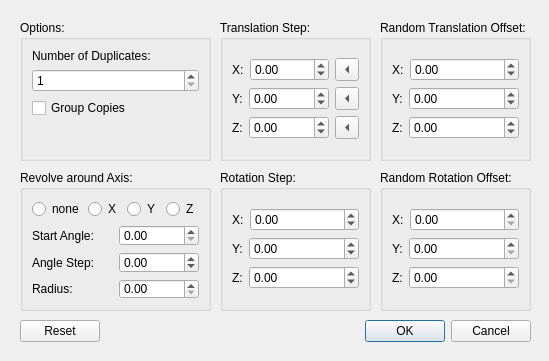
<?xml version="1.0" encoding="UTF-8"?>
<ui version="4.0">
 <class>DuplicateDlg</class>
 <widget class="QDialog" name="DuplicateDlg">
  <property name="geometry">
   <rect>
    <x>0</x>
    <y>0</y>
    <width>549</width>
    <height>361</height>
   </rect>
  </property>
  <property name="minimumSize">
   <size>
    <width>549</width>
    <height>361</height>
   </size>
  </property>
  <property name="maximumSize">
   <size>
    <width>549</width>
    <height>361</height>
   </size>
  </property>
  <property name="windowTitle">
   <string>Duplicate Special</string>
  </property>
  <property name="windowIcon">
   <iconset resource="../QtResources/resources.qrc">
    <normaloff>:/EditorPluginScene/Icons/Duplicate16.png</normaloff>:/EditorPluginScene/Icons/Duplicate16.png</iconset>
  </property>
  <widget class="QGroupBox" name="groupBox">
   <property name="geometry">
    <rect>
     <x>220</x>
     <y>20</y>
     <width>151</width>
     <height>141</height>
    </rect>
   </property>
   <property name="sizePolicy">
    <sizepolicy hsizetype="Fixed" vsizetype="Fixed">
     <horstretch>0</horstretch>
     <verstretch>0</verstretch>
    </sizepolicy>
   </property>
   <property name="title">
    <string>Translation Step:</string>
   </property>
   <layout class="QVBoxLayout">
    <item>
     <spacer>
      <property name="orientation">
       <enum>Qt::Vertical</enum>
      </property>
      <property name="sizeHint" stdset="0">
       <size>
        <width>20</width>
        <height>40</height>
       </size>
      </property>
     </spacer>
    </item>
    <item>
     <layout class="QHBoxLayout">
      <item>
       <widget class="QLabel" name="label_2">
        <property name="text">
         <string>X:</string>
        </property>
       </widget>
      </item>
      <item>
       <widget class="QDoubleSpinBox" name="SpinBoxTransX">
        <property name="sizePolicy">
         <sizepolicy hsizetype="Expanding" vsizetype="Fixed">
          <horstretch>0</horstretch>
          <verstretch>0</verstretch>
         </sizepolicy>
        </property>
        <property name="minimum">
         <double>-999.000000000000000</double>
        </property>
        <property name="maximum">
         <double>999.000000000000000</double>
        </property>
        <property name="singleStep">
         <double>0.250000000000000</double>
        </property>
       </widget>
      </item>
      <item>
       <widget class="QToolButton" name="toolButtonTransX">
        <property name="text">
         <string/>
        </property>
        <property name="arrowType">
         <enum>Qt::LeftArrow</enum>
        </property>
       </widget>
      </item>
     </layout>
    </item>
    <item>
     <layout class="QHBoxLayout">
      <item>
       <widget class="QLabel" name="label_3">
        <property name="text">
         <string>Y:</string>
        </property>
       </widget>
      </item>
      <item>
       <widget class="QDoubleSpinBox" name="SpinBoxTransY">
        <property name="sizePolicy">
         <sizepolicy hsizetype="Expanding" vsizetype="Fixed">
          <horstretch>0</horstretch>
          <verstretch>0</verstretch>
         </sizepolicy>
        </property>
        <property name="minimum">
         <double>-999.000000000000000</double>
        </property>
        <property name="maximum">
         <double>999.000000000000000</double>
        </property>
        <property name="singleStep">
         <double>0.250000000000000</double>
        </property>
       </widget>
      </item>
      <item>
       <widget class="QToolButton" name="toolButtonTransY">
        <property name="text">
         <string/>
        </property>
        <property name="arrowType">
         <enum>Qt::LeftArrow</enum>
        </property>
       </widget>
      </item>
     </layout>
    </item>
    <item>
     <layout class="QHBoxLayout">
      <item>
       <widget class="QLabel" name="label_4">
        <property name="text">
         <string>Z:</string>
        </property>
       </widget>
      </item>
      <item>
       <widget class="QDoubleSpinBox" name="SpinBoxTransZ">
        <property name="sizePolicy">
         <sizepolicy hsizetype="Expanding" vsizetype="Fixed">
          <horstretch>0</horstretch>
          <verstretch>0</verstretch>
         </sizepolicy>
        </property>
        <property name="minimum">
         <double>-999.000000000000000</double>
        </property>
        <property name="maximum">
         <double>999.000000000000000</double>
        </property>
        <property name="singleStep">
         <double>0.250000000000000</double>
        </property>
       </widget>
      </item>
      <item>
       <widget class="QToolButton" name="toolButtonTransZ">
        <property name="text">
         <string/>
        </property>
        <property name="arrowType">
         <enum>Qt::LeftArrow</enum>
        </property>
       </widget>
      </item>
     </layout>
    </item>
    <item>
     <spacer>
      <property name="orientation">
       <enum>Qt::Vertical</enum>
      </property>
      <property name="sizeHint" stdset="0">
       <size>
        <width>20</width>
        <height>40</height>
       </size>
      </property>
     </spacer>
    </item>
   </layout>
  </widget>
  <widget class="QGroupBox" name="groupBox_2">
   <property name="geometry">
    <rect>
     <x>220</x>
     <y>170</y>
     <width>151</width>
     <height>141</height>
    </rect>
   </property>
   <property name="sizePolicy">
    <sizepolicy hsizetype="Fixed" vsizetype="Fixed">
     <horstretch>0</horstretch>
     <verstretch>0</verstretch>
    </sizepolicy>
   </property>
   <property name="title">
    <string>Rotation Step:</string>
   </property>
   <layout class="QVBoxLayout">
    <item>
     <spacer>
      <property name="orientation">
       <enum>Qt::Vertical</enum>
      </property>
      <property name="sizeHint" stdset="0">
       <size>
        <width>20</width>
        <height>40</height>
       </size>
      </property>
     </spacer>
    </item>
    <item>
     <layout class="QHBoxLayout">
      <item>
       <widget class="QLabel" name="label_5">
        <property name="text">
         <string>X:</string>
        </property>
       </widget>
      </item>
      <item>
       <widget class="QDoubleSpinBox" name="SpinBoxRotX">
        <property name="sizePolicy">
         <sizepolicy hsizetype="Expanding" vsizetype="Fixed">
          <horstretch>0</horstretch>
          <verstretch>0</verstretch>
         </sizepolicy>
        </property>
        <property name="minimum">
         <double>-360.000000000000000</double>
        </property>
        <property name="maximum">
         <double>360.000000000000000</double>
        </property>
        <property name="singleStep">
         <double>5.000000000000000</double>
        </property>
       </widget>
      </item>
     </layout>
    </item>
    <item>
     <layout class="QHBoxLayout">
      <item>
       <widget class="QLabel" name="label_6">
        <property name="text">
         <string>Y:</string>
        </property>
       </widget>
      </item>
      <item>
       <widget class="QDoubleSpinBox" name="SpinBoxRotY">
        <property name="sizePolicy">
         <sizepolicy hsizetype="Expanding" vsizetype="Fixed">
          <horstretch>0</horstretch>
          <verstretch>0</verstretch>
         </sizepolicy>
        </property>
        <property name="minimum">
         <double>-360.000000000000000</double>
        </property>
        <property name="maximum">
         <double>360.000000000000000</double>
        </property>
        <property name="singleStep">
         <double>5.000000000000000</double>
        </property>
       </widget>
      </item>
     </layout>
    </item>
    <item>
     <layout class="QHBoxLayout">
      <item>
       <widget class="QLabel" name="label_7">
        <property name="text">
         <string>Z:</string>
        </property>
       </widget>
      </item>
      <item>
       <widget class="QDoubleSpinBox" name="SpinBoxRotZ">
        <property name="sizePolicy">
         <sizepolicy hsizetype="Expanding" vsizetype="Fixed">
          <horstretch>0</horstretch>
          <verstretch>0</verstretch>
         </sizepolicy>
        </property>
        <property name="minimum">
         <double>-360.000000000000000</double>
        </property>
        <property name="maximum">
         <double>360.000000000000000</double>
        </property>
        <property name="singleStep">
         <double>5.000000000000000</double>
        </property>
       </widget>
      </item>
     </layout>
    </item>
    <item>
     <spacer>
      <property name="orientation">
       <enum>Qt::Vertical</enum>
      </property>
      <property name="sizeHint" stdset="0">
       <size>
        <width>20</width>
        <height>40</height>
       </size>
      </property>
     </spacer>
    </item>
   </layout>
  </widget>
  <widget class="QGroupBox" name="groupBox_4">
   <property name="geometry">
    <rect>
     <x>20</x>
     <y>170</y>
     <width>191</width>
     <height>141</height>
    </rect>
   </property>
   <property name="title">
    <string>Revolve around Axis:</string>
   </property>
   <layout class="QVBoxLayout" name="verticalLayout">
    <item>
     <layout class="QHBoxLayout" name="horizontalLayout">
      <item>
       <widget class="QRadioButton" name="RevolveNone">
        <property name="text">
         <string>none</string>
        </property>
       </widget>
      </item>
      <item>
       <spacer name="horizontalSpacer">
        <property name="orientation">
         <enum>Qt::Horizontal</enum>
        </property>
        <property name="sizeHint" stdset="0">
         <size>
          <width>40</width>
          <height>20</height>
         </size>
        </property>
       </spacer>
      </item>
      <item>
       <widget class="QRadioButton" name="RevolveX">
        <property name="text">
         <string>X</string>
        </property>
       </widget>
      </item>
      <item>
       <widget class="QRadioButton" name="RevolveY">
        <property name="text">
         <string>Y</string>
        </property>
       </widget>
      </item>
      <item>
       <widget class="QRadioButton" name="RevolveZ">
        <property name="text">
         <string>Z</string>
        </property>
       </widget>
      </item>
     </layout>
    </item>
    <item>
     <spacer name="spacer">
      <property name="orientation">
       <enum>Qt::Vertical</enum>
      </property>
      <property name="sizeHint" stdset="0">
       <size>
        <width>20</width>
        <height>40</height>
       </size>
      </property>
     </spacer>
    </item>
    <item>
     <layout class="QGridLayout" name="gridLayout">
      <item row="1" column="1">
       <widget class="QDoubleSpinBox" name="SpinBoxAngle">
        <property name="minimum">
         <double>-360.000000000000000</double>
        </property>
        <property name="maximum">
         <double>360.000000000000000</double>
        </property>
        <property name="singleStep">
         <double>5.000000000000000</double>
        </property>
       </widget>
      </item>
      <item row="2" column="0">
       <widget class="QLabel" name="label_10">
        <property name="text">
         <string>Radius:</string>
        </property>
       </widget>
      </item>
      <item row="0" column="0">
       <widget class="QLabel" name="label_8">
        <property name="text">
         <string>Start Angle:</string>
        </property>
       </widget>
      </item>
      <item row="0" column="1">
       <widget class="QDoubleSpinBox" name="SpinBoxStartAngle">
        <property name="maximum">
         <double>360.000000000000000</double>
        </property>
        <property name="singleStep">
         <double>5.000000000000000</double>
        </property>
       </widget>
      </item>
      <item row="1" column="0">
       <widget class="QLabel" name="label_9">
        <property name="text">
         <string>Angle Step:</string>
        </property>
       </widget>
      </item>
      <item row="2" column="1">
       <widget class="QDoubleSpinBox" name="SpinBoxRadius">
        <property name="maximum">
         <double>999.000000000000000</double>
        </property>
        <property name="singleStep">
         <double>0.250000000000000</double>
        </property>
       </widget>
      </item>
     </layout>
    </item>
   </layout>
  </widget>
  <widget class="QGroupBox" name="groupBox_5">
   <property name="geometry">
    <rect>
     <x>20</x>
     <y>20</y>
     <width>191</width>
     <height>141</height>
    </rect>
   </property>
   <property name="title">
    <string>Options:</string>
   </property>
   <layout class="QVBoxLayout">
    <item>
     <widget class="QLabel" name="label">
      <property name="text">
       <string>Number of Duplicates:</string>
      </property>
     </widget>
    </item>
    <item>
     <widget class="QSpinBox" name="spinBoxCopies">
      <property name="minimum">
       <number>1</number>
      </property>
      <property name="maximum">
       <number>999</number>
      </property>
     </widget>
    </item>
    <item>
     <widget class="QCheckBox" name="CheckBoxGroupCopies">
      <property name="text">
       <string>Group Copies</string>
      </property>
     </widget>
    </item>
    <item>
     <spacer>
      <property name="orientation">
       <enum>Qt::Vertical</enum>
      </property>
      <property name="sizeHint" stdset="0">
       <size>
        <width>20</width>
        <height>40</height>
       </size>
      </property>
     </spacer>
    </item>
   </layout>
  </widget>
  <widget class="QGroupBox" name="groupBox_6">
   <property name="geometry">
    <rect>
     <x>380</x>
     <y>170</y>
     <width>151</width>
     <height>141</height>
    </rect>
   </property>
   <property name="sizePolicy">
    <sizepolicy hsizetype="Fixed" vsizetype="Fixed">
     <horstretch>0</horstretch>
     <verstretch>0</verstretch>
    </sizepolicy>
   </property>
   <property name="title">
    <string>Random Rotation Offset:</string>
   </property>
   <layout class="QVBoxLayout" name="_2">
    <item>
     <spacer>
      <property name="orientation">
       <enum>Qt::Vertical</enum>
      </property>
      <property name="sizeHint" stdset="0">
       <size>
        <width>20</width>
        <height>40</height>
       </size>
      </property>
     </spacer>
    </item>
    <item>
     <layout class="QHBoxLayout" name="_3">
      <item>
       <widget class="QLabel" name="label_11">
        <property name="text">
         <string>X:</string>
        </property>
       </widget>
      </item>
      <item>
       <widget class="QDoubleSpinBox" name="SpinBoxRotX_2">
        <property name="sizePolicy">
         <sizepolicy hsizetype="Expanding" vsizetype="Fixed">
          <horstretch>0</horstretch>
          <verstretch>0</verstretch>
         </sizepolicy>
        </property>
        <property name="minimum">
         <double>0.000000000000000</double>
        </property>
        <property name="maximum">
         <double>180.000000000000000</double>
        </property>
        <property name="singleStep">
         <double>5.000000000000000</double>
        </property>
       </widget>
      </item>
     </layout>
    </item>
    <item>
     <layout class="QHBoxLayout" name="_4">
      <item>
       <widget class="QLabel" name="label_12">
        <property name="text">
         <string>Y:</string>
        </property>
       </widget>
      </item>
      <item>
       <widget class="QDoubleSpinBox" name="SpinBoxRotY_2">
        <property name="sizePolicy">
         <sizepolicy hsizetype="Expanding" vsizetype="Fixed">
          <horstretch>0</horstretch>
          <verstretch>0</verstretch>
         </sizepolicy>
        </property>
        <property name="minimum">
         <double>0.000000000000000</double>
        </property>
        <property name="maximum">
         <double>180.000000000000000</double>
        </property>
        <property name="singleStep">
         <double>5.000000000000000</double>
        </property>
       </widget>
      </item>
     </layout>
    </item>
    <item>
     <layout class="QHBoxLayout" name="_5">
      <item>
       <widget class="QLabel" name="label_13">
        <property name="text">
         <string>Z:</string>
        </property>
       </widget>
      </item>
      <item>
       <widget class="QDoubleSpinBox" name="SpinBoxRotZ_2">
        <property name="sizePolicy">
         <sizepolicy hsizetype="Expanding" vsizetype="Fixed">
          <horstretch>0</horstretch>
          <verstretch>0</verstretch>
         </sizepolicy>
        </property>
        <property name="minimum">
         <double>0.000000000000000</double>
        </property>
        <property name="maximum">
         <double>180.000000000000000</double>
        </property>
        <property name="singleStep">
         <double>5.000000000000000</double>
        </property>
       </widget>
      </item>
     </layout>
    </item>
    <item>
     <spacer>
      <property name="orientation">
       <enum>Qt::Vertical</enum>
      </property>
      <property name="sizeHint" stdset="0">
       <size>
        <width>20</width>
        <height>40</height>
       </size>
      </property>
     </spacer>
    </item>
   </layout>
  </widget>
  <widget class="QGroupBox" name="groupBox_7">
   <property name="geometry">
    <rect>
     <x>380</x>
     <y>20</y>
     <width>151</width>
     <height>141</height>
    </rect>
   </property>
   <property name="sizePolicy">
    <sizepolicy hsizetype="Fixed" vsizetype="Fixed">
     <horstretch>0</horstretch>
     <verstretch>0</verstretch>
    </sizepolicy>
   </property>
   <property name="title">
    <string>Random Translation Offset:</string>
   </property>
   <layout class="QVBoxLayout" name="_6">
    <item>
     <spacer>
      <property name="orientation">
       <enum>Qt::Vertical</enum>
      </property>
      <property name="sizeHint" stdset="0">
       <size>
        <width>20</width>
        <height>40</height>
       </size>
      </property>
     </spacer>
    </item>
    <item>
     <layout class="QHBoxLayout" name="_7">
      <item>
       <widget class="QLabel" name="label_14">
        <property name="text">
         <string>X:</string>
        </property>
       </widget>
      </item>
      <item>
       <widget class="QDoubleSpinBox" name="SpinBoxTransX_2">
        <property name="sizePolicy">
         <sizepolicy hsizetype="Expanding" vsizetype="Fixed">
          <horstretch>0</horstretch>
          <verstretch>0</verstretch>
         </sizepolicy>
        </property>
        <property name="minimum">
         <double>-999.000000000000000</double>
        </property>
        <property name="maximum">
         <double>999.000000000000000</double>
        </property>
        <property name="singleStep">
         <double>0.250000000000000</double>
        </property>
       </widget>
      </item>
     </layout>
    </item>
    <item>
     <layout class="QHBoxLayout" name="_8">
      <item>
       <widget class="QLabel" name="label_15">
        <property name="text">
         <string>Y:</string>
        </property>
       </widget>
      </item>
      <item>
       <widget class="QDoubleSpinBox" name="SpinBoxTransY_2">
        <property name="sizePolicy">
         <sizepolicy hsizetype="Expanding" vsizetype="Fixed">
          <horstretch>0</horstretch>
          <verstretch>0</verstretch>
         </sizepolicy>
        </property>
        <property name="minimum">
         <double>-999.000000000000000</double>
        </property>
        <property name="maximum">
         <double>999.000000000000000</double>
        </property>
        <property name="singleStep">
         <double>0.250000000000000</double>
        </property>
       </widget>
      </item>
     </layout>
    </item>
    <item>
     <layout class="QHBoxLayout" name="_9">
      <item>
       <widget class="QLabel" name="label_16">
        <property name="text">
         <string>Z:</string>
        </property>
       </widget>
      </item>
      <item>
       <widget class="QDoubleSpinBox" name="SpinBoxTransZ_2">
        <property name="sizePolicy">
         <sizepolicy hsizetype="Expanding" vsizetype="Fixed">
          <horstretch>0</horstretch>
          <verstretch>0</verstretch>
         </sizepolicy>
        </property>
        <property name="minimum">
         <double>-999.000000000000000</double>
        </property>
        <property name="maximum">
         <double>999.000000000000000</double>
        </property>
        <property name="singleStep">
         <double>0.250000000000000</double>
        </property>
       </widget>
      </item>
     </layout>
    </item>
    <item>
     <spacer>
      <property name="orientation">
       <enum>Qt::Vertical</enum>
      </property>
      <property name="sizeHint" stdset="0">
       <size>
        <width>20</width>
        <height>40</height>
       </size>
      </property>
     </spacer>
    </item>
   </layout>
  </widget>
  <widget class="QDialogButtonBox" name="DefaultButtons">
   <property name="geometry">
    <rect>
     <x>20</x>
     <y>320</y>
     <width>511</width>
     <height>23</height>
    </rect>
   </property>
   <property name="standardButtons">
    <set>QDialogButtonBox::Cancel|QDialogButtonBox::Ok|QDialogButtonBox::Reset</set>
   </property>
  </widget>
 </widget>
 <tabstops>
  <tabstop>spinBoxCopies</tabstop>
  <tabstop>CheckBoxGroupCopies</tabstop>
  <tabstop>RevolveNone</tabstop>
  <tabstop>RevolveX</tabstop>
  <tabstop>RevolveY</tabstop>
  <tabstop>RevolveZ</tabstop>
  <tabstop>SpinBoxStartAngle</tabstop>
  <tabstop>SpinBoxAngle</tabstop>
  <tabstop>SpinBoxRadius</tabstop>
  <tabstop>SpinBoxTransX</tabstop>
  <tabstop>toolButtonTransX</tabstop>
  <tabstop>SpinBoxTransY</tabstop>
  <tabstop>toolButtonTransY</tabstop>
  <tabstop>SpinBoxTransZ</tabstop>
  <tabstop>toolButtonTransZ</tabstop>
  <tabstop>SpinBoxRotX</tabstop>
  <tabstop>SpinBoxRotY</tabstop>
  <tabstop>SpinBoxRotZ</tabstop>
  <tabstop>SpinBoxTransX_2</tabstop>
  <tabstop>SpinBoxTransY_2</tabstop>
  <tabstop>SpinBoxTransZ_2</tabstop>
  <tabstop>SpinBoxRotX_2</tabstop>
  <tabstop>SpinBoxRotY_2</tabstop>
  <tabstop>SpinBoxRotZ_2</tabstop>
 </tabstops>
 <resources>
  <include location="../QtResources/resources.qrc"/>
  <include location="../../../Code/Tools/GuiFoundation/QtResources/resources.qrc"/>
 </resources>
 <connections/>
</ui> 
